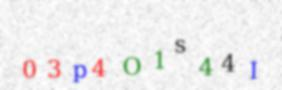
#> input picture train_data/03p4O1s44I.jpg, 282 x 90 px, found by its file name; its folder holds only this picture in this run
$ python 2_captchas-save.py
#> lines starting #> are read from the running program, lines starting #| are printed output that depends on the picture; after the words box and inside, x2 and y2 are one past the last pixel; in counts of white or black regions, pixels touching at a corner belong together; long printed decimals are rounded
import cv2
import os
import matplotlib.pyplot as plt
import numpy as np
import random

fileskeep = []
alli = list(os.listdir('train_data\\'))
for q in range(0, 1000):
    # tot_size = len(alli)
    # num = random.randint(0, tot_size)
    # print(num)
    file = alli[q]
    solution = file.split('.')[0]
    hi = cv2.imread('train_data\\' + file)
#> hi is the input picture: shape (90, 282, 3); mean B, G, R 237.2, 237, 238.1
    # convert to RGB

    # plt.imshow(hi, cmap="gray")
    # plt.show()

    # convert to RGB
    image = cv2.cvtColor(hi, cv2.COLOR_BGR2RGB)
    # convert to grayscale
    gray = cv2.cvtColor(image, cv2.COLOR_RGB2GRAY)
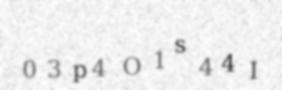
#> gray: shape (90, 282); min 84, max 255, mean 237.3

    # create a binary thresholded image
    _, binary = cv2.threshold(gray, 225, 255, cv2.THRESH_BINARY_INV)
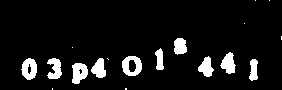
#> binary: shape (90, 282); 8.1% white; 18 white regions (8 under 20 px)
    # show it
    # plt.imshow(binary, cmap="gray")
    # plt.show()

    # find the contours from the thresholded image
    contours, hierarchy = cv2.findContours(binary, cv2.RETR_TREE, cv2.CHAIN_APPROX_SIMPLE)
#> contours = 21 contours, 9 with area under 20; largest, box (x1, y1, x2, y2) and area: (122, 56, 142, 76) 302, (21, 58, 37, 80) 240, (72, 63, 88, 84) 228, (220, 52, 236, 74) 189, (47, 58, 62, 79) 175
    # draw all contours
    image = cv2.drawContours(image, contours, -1, (0, 255, 0), 2)
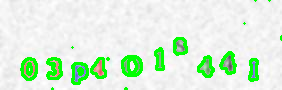
#> image: shape (90, 282, 3); mean R, G, B 219.1, 240.8, 218.7

    # show the image with the drawn contours
    # plt.imshow(image)
    # plt.show()

    x = {}
    for m in range(len(contours)):
        mini = 1000
        for k in range(len(contours[m])):
            first = contours[m][k][0][0]
            if first < mini:
                mini = first
        mini1 = mini
        # print(mini1)

        mini = 1000
        for k in range(len(contours[m])):
            first = contours[m][k][0][1]
            if first < mini:
                mini = first
        mini2 = mini
        # print(mini2)

        maxi = 0
        for k in range(len(contours[m])):
            first = contours[m][k][0][1]
            if first > maxi:
                maxi = first
        maxi2 = maxi
        # print(maxi2)

        maxi = 0
        for k in range(len(contours[m])):
            first = contours[m][k][0][0]
            if first > maxi:
                maxi = first
        maxi1 = maxi
        # print(maxi1)
        x[m] = maxi2 - mini2
#> this loop made 21 passes
#> (mini1, mini2, maxi2, maxi1) on passes 1 to 8: (125, 88, 89, 126), (52, 88, 89, 52), (72, 63, 83, 87), (78, 68, 74, 82), (249, 59, 80, 257), (107, 58, 59, 108), (91, 58, 77, 105), (47, 58, 78, 61)
#> after the loop, x = 21 items

    biggie = sorted(x, key=x.get)
#> biggie = [15, 18, 19, 20, 0, 1, 5, 17, 3, 9, 12, 16, 6, 11, 2, 7, 10, 4, 8, 13, 14]

    s = {}


    def plotting(num):
#> called with num = -1
        m = biggie[num]
#> m = 14
        mini = 1000
        for k in range(len(contours[m])):
            first = contours[m][k][0][0]
            if first < mini:
                mini = first
#> this loop made 17 passes
#> (first, mini) on passes 1 to 4: (160, 160), (158, 158), (157, 157), (155, 155)
#> after the loop, mini = 155
        mini1 = mini
#> mini1 = 155
        # print(mini1)

        mini = 1000
        for k in range(len(contours[m])):
            first = contours[m][k][0][1]
            if first < mini:
                mini = first
#> this loop made 17 passes
#> (first, mini) on pass 1: (48, 48)
#> after the loop, mini = 48
        mini2 = mini
#> mini2 = 48
        # print(mini2)

        maxi = 0
        for k in range(len(contours[m])):
            first = contours[m][k][0][1]
            if first > maxi:
                maxi = first
#> this loop made 17 passes
#> (first, maxi) on passes 1, 2, 4, 5, 6, 7, 8, 9: (48, 48), (50, 50), (52, 52), (54, 54), (56, 56), (65, 65), (66, 66), (68, 68)
#> after the loop, maxi = 69
        maxi2 = maxi
#> maxi2 = 69
        # print(maxi2)

        maxi = 0
        for k in range(len(contours[m])):
            first = contours[m][k][0][0]
            if first > maxi:
                maxi = first
#> this loop made 17 passes
#> (first, maxi) on passes 1, 11, 12: (160, 160), (162, 162), (163, 163)
#> after the loop, maxi = 163
        maxi1 = maxi
#> maxi1 = 163
        # print(maxi1)
        ret = [mini2, maxi2, mini1, maxi1]
#> ret = [48, 69, 155, 163]
        s[num] = mini1
        return ret


    # fig, axs = plt.subplots(2, 5)
    wow = plotting(-1)
#> wow = [48, 69, 155, 163]
    # axs[0, 0].imshow(binary[wow[0]-2:wow[1]+2, wow[2]-2:wow[3]+2], cmap = 'gray')
    # axs[0,0].axis('off')
    wow = plotting(-2)
#> the loop in plotting (call 2), `for k in range(len(contours[m])):` made 33 passes
#> (first, mini) on passes 1, 2, 3, 5, 7, 9, 11: (229, 229), (227, 227), (226, 226), (224, 224), (222, 222), (221, 221), (220, 220)
#> the loop in plotting (call 2), `for k in range(len(contours[m])):` made 33 passes
#> the loop in plotting (call 2), `for k in range(len(contours[m])):` made 33 passes
#> (first, maxi) on passes 1, 2, 4, 5, 6, 7, 8, 9: (52, 52), (54, 54), (55, 55), (57, 57), (58, 58), (60, 60), (62, 62), (63, 63)
#> the loop in plotting (call 2), `for k in range(len(contours[m])):` made 33 passes
#> (first, maxi) on passes 1, 20, 21, 22, 24: (229, 229), (230, 230), (231, 231), (234, 234), (235, 235)
#> wow = [52, 73, 220, 235]
    # axs[0, 1].imshow(binary[wow[0]-2:wow[1]+2, wow[2]-2:wow[3]+2], cmap = 'gray')
    # axs[0,1].axis('off')
    wow = plotting(-3)
#> wow = [58, 79, 21, 36]
    # axs[0,2].imshow(binary[wow[0]-2:wow[1]+2, wow[2]-2:wow[3]+2], cmap = 'gray')
    # axs[0,2].axis('off')
    wow = plotting(-4)
    # axs[0,3].imshow(binary[wow[0]-2:wow[1]+2, wow[2]-2:wow[3]+2], cmap = 'gray')
    # axs[0,3].axis('off')
    wow = plotting(-5)
    # axs[0,4].imshow(binary[wow[0]-2:wow[1]+2, wow[2]-2:wow[3]+2], cmap = 'gray')
    # axs[0,4].axis('off')
    wow = plotting(-6)
    # axs[1,0].imshow(binary[wow[0]-2:wow[1]+2, wow[2]-2:wow[3]+2], cmap = 'gray')
    # axs[1,0].axis('off')
    wow = plotting(-7)
    # axs[1,1].imshow(binary[wow[0]-2:wow[1]+2, wow[2]-2:wow[3]+2], cmap = 'gray')
    # axs[1,1].axis('off')
    wow = plotting(-8)
    # axs[1,2].imshow(binary[wow[0]-2:wow[1]+2, wow[2]-2:wow[3]+2], cmap = 'gray')
    # axs[1,2].axis('off')
    wow = plotting(-9)
    # axs[1,3].imshow(binary[wow[0]-2:wow[1]+2, wow[2]-2:wow[3]+2], cmap = 'gray')
    # axs[1,3].axis('off')
    wow = plotting(-10)
    # axs[1,4].imshow(binary[wow[0]-2:wow[1]+2, wow[2]-2:wow[3]+2], cmap = 'gray')
    # axs[1,4].axis('off')
    wow = plotting(-11)

    siggie = sorted(s, key=s.get)


    def checkforerror(wow):
        white = cv2.countNonZero(binary[wow[0] - 2:wow[1] + 2, wow[2] - 2:wow[3] + 2])
        total = (binary[wow[0] - 2:wow[1] + 2, wow[2] - 2:wow[3] + 2]).shape[0] * \
                (binary[wow[0] - 2:wow[1] + 2, wow[2] - 2:wow[3] + 2]).shape[1]
        div = white / total
        if div > 0.63:
            if (wow[1] - wow[0]) - (wow[3] - wow[2]) > -5:
                return True
        elif div < 0.29:
            return True

        else:
            return False


    def checkforerrorout(wow):
        white = cv2.countNonZero(binary[wow[0] - 2:wow[1] + 2, wow[2] - 2:wow[3] + 2])
        total = (binary[wow[0] - 2:wow[1] + 2, wow[2] - 2:wow[3] + 2]).shape[0] * \
                (binary[wow[0] - 2:wow[1] + 2, wow[2] - 2:wow[3] + 2]).shape[1]
        div = white / total
        return div


    def checkfordoubles(wow):
        if (wow[1] - wow[0]) - (wow[3] - wow[2]) < -4:
            if checkforerrorout(wow) < 0.56: return True
        elif (wow[1] - wow[0]) - (wow[3] - wow[2]) < 1:
            if checkforerrorout(wow) < 0.40: return True
        else:
            return False


    pos = 0
    a = 0
    im = 0
    desired = 10
    fig, axs = plt.subplots(2, 5)
    first = False
    while a < desired:
        try:
            print('a = ', a, 'desired = ', desired)

            n1 = pos // 5
            n2 = pos % 5
            print('using position', n1, n2)
            wow = plotting(siggie[im])
            print('trying to plot ', im, 'checking for errors...')
            err = checkforerror(wow)
            errs = checkfordoubles(wow)
            print('% = ', checkforerrorout(wow))
#| % =  0.5179
            if err:
                print('Error 1 at', a)
                # plt.imshow(binary[wow[0]-2:wow[1] + 2, wow[2]-2:wow[2] + half +7], cmap = 'gray')
                # inp = str(input('Skip this image? '))
                im += 1
                print('im bumped to', im)
                wow = plotting(siggie[im])
                print('trying to plot ', im, 'checking for errors...')
                err = checkforerror(wow)
                errs = checkfordoubles(wow)
                print('% = ', checkforerrorout(wow))
                if errs:

                    print('Error 2 at bumped image')
                    if first == False:
                        half = abs(wow[0] - wow[1]) // 2
                        axs[n1, n2].imshow(binary[wow[0] - 2:wow[1] + 2, wow[2] - 2:wow[2] + half + 7], cmap='gray')
                        xx = checkforerrorout(wow)
                        axs[n1, n2].set_title(solution[pos] + ' ' + str(int(xx * 100)))
                        axs[n1, n2].axis('off')
                        im -= 1
                        first = True
                    else:
                        half = abs(wow[0] - wow[1]) // 2
                        axs[n1, n2].imshow(binary[wow[0] - 2:wow[1] + 2, wow[2] + half + 7:wow[3] + 2], cmap='gray')
                        xx = checkforerrorout(wow)
                        axs[n1, n2].set_title(solution[pos] + ' ' + str(int(xx * 100)))
                        axs[n1, n2].axis('off')
                        first = False


                else:
                    print('No errors in bumped image')
                    axs[n1, n2].imshow(binary[wow[0] - 2:wow[1] + 2, wow[2] - 2:wow[3] + 2], cmap='gray')
                    # xx = checkforerrorout(wow)
                    axs[n1, n2].set_title(solution[pos] + ' ' + str(int(xx * 100)))
                    axs[n1, n2].axis('off')
            elif errs:
                print('Error 2 at', a)
                if first == False:
                    half = abs(wow[0] - wow[1]) // 2
                    axs[n1, n2].imshow(binary[wow[0] - 2:wow[1] + 2, wow[2] - 2:wow[2] + half + 8], cmap='gray')
                    xx = checkforerrorout(wow)
                    axs[n1, n2].set_title(solution[pos] + ' ' + str(int(xx * 100)))
                    axs[n1, n2].axis('off')
                    im -= 1
                    first = True
                else:
                    axs[n1, n2].imshow(binary[wow[0] - 2:wow[1] + 2, wow[2] + half + 8:wow[3] + 2], cmap='gray')
                    xx = checkforerrorout(wow)
                    axs[n1, n2].set_title(solution[pos] + ' ' + str(int(xx * 100)))
                    axs[n1, n2].axis('off')
                    first = False

            else:
                print('No errors found!')
                axs[n1, n2].imshow(binary[wow[0] - 2:wow[1] + 2, wow[2] - 2:wow[3] + 2], cmap='gray')
                xx = checkforerrorout(wow)
                axs[n1, n2].set_title(solution[pos] + ' ' + str(int(xx * 100)))
                axs[n1, n2].axis('off')
                print('DONE PLOTTING - im', im)

            a += 1
            pos += 1
            im += 1
        except:
            print('fail case')
            a += 1
            continue
    plt.show()
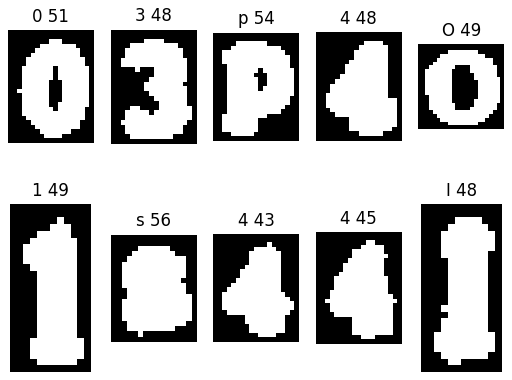
#> figure drawn by matplotlib, 10 panels
    print('file name', file, 'q', q)
#> (the run stopped early here; a loop or call above may not have finished)

$ run again, on train_data/1g223Z35fr.jpg
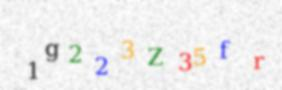
#> input picture train_data/1g223Z35fr.jpg, 282 x 90 px, found by its file name
#> hi is the input picture: shape (90, 282, 3); mean B, G, R 237.6, 238, 238.6
#> `_, binary = cv2.threshold(gray, 225, 255, cv2.THRESH_BINARY_INV)`:
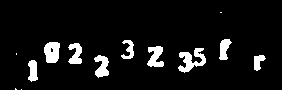
#> binary: shape (90, 282); 7.3% white; 13 white regions (4 under 20 px)
#> contours = 14 contours, 5 with area under 20; largest, box (x1, y1, x2, y2) and area: (178, 48, 206, 73) 276, (44, 42, 60, 63) 251, (147, 46, 164, 67) 197, (94, 55, 109, 78) 188, (68, 43, 82, 64) 163
#> `image = cv2.drawContours(image, contours, -1, (0, 255, 0), 2)`:
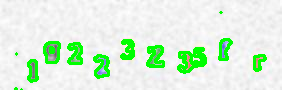
#> image: shape (90, 282, 3); mean R, G, B 218.9, 241.6, 218.8
#> the loop `for m in range(len(contours)):` made 14 passes
#> (mini1, mini2, maxi2, maxi1) on passes 1 to 8: (21, 89, 89, 21), (15, 88, 89, 16), (28, 60, 81, 37), (254, 55, 70, 265), (94, 55, 77, 108), (16, 53, 54, 16), (178, 48, 72, 205), (147, 46, 66, 163)
#> after the loop `for m in range(len(contours)):`: x = 14 items
#> biggie = [0, 13, 1, 5, 10, 3, 11, 7, 8, 9, 12, 2, 4, 6]
#> m = 6
#> the loop in plotting, `for k in range(len(contours[m])):` made 70 passes
#> (first, mini) on passes 1, 3, 13, 14, 15, 17, 20, 21: (195, 195), (194, 194), (193, 193), (192, 192), (191, 191), (190, 190), (188, 188), (180, 180)
#> after the loop in plotting, `for k in range(len(contours[m])):`: mini = 178
#> the loop in plotting, `for k in range(len(contours[m])):` made 70 passes
#> (first, mini) on pass 1: (48, 48)
#> after the loop in plotting, `for k in range(len(contours[m])):`: mini = 48
#> the loop in plotting, `for k in range(len(contours[m])):` made 70 passes
#> (first, maxi) on passes 1, 2, 3, 4, 5, 7, 8, 9: (48, 48), (49, 49), (50, 50), (55, 55), (56, 56), (59, 59), (60, 60), (63, 63)
#> after the loop in plotting, `for k in range(len(contours[m])):`: maxi = 72
#> the loop in plotting, `for k in range(len(contours[m])):` made 70 passes
#> (first, maxi) on passes 1, 6, 7, 55: (195, 195), (199, 199), (202, 202), (205, 205)
#> after the loop in plotting, `for k in range(len(contours[m])):`: maxi = 205
#> ret = [48, 72, 178, 205]
#> the loop in plotting (call 2), `for k in range(len(contours[m])):` made 36 passes
#> (first, mini) on passes 1 to 4: (98, 98), (96, 96), (95, 95), (94, 94)
#> the loop in plotting (call 2), `for k in range(len(contours[m])):` made 36 passes
#> the loop in plotting (call 2), `for k in range(len(contours[m])):` made 36 passes
#> (first, maxi) on passes 1, 2, 4, 5, 6, 7, 12, 13: (55, 55), (57, 57), (58, 58), (59, 59), (60, 60), (61, 61), (63, 63), (64, 64)
#> the loop in plotting (call 2), `for k in range(len(contours[m])):` made 36 passes
#> (first, maxi) on passes 1, 9, 10, 11, 20, 21, 22: (98, 98), (99, 99), (101, 101), (102, 102), (103, 103), (107, 107), (108, 108)
#> `wow = plotting(-2)`: wow = [55, 77, 94, 108]
#> `wow = plotting(-3)`: wow = [60, 81, 28, 37]
#| % =  0.1
#| % =  0.4985

$ run again, on train_data/1qEFBf3aI5.jpg
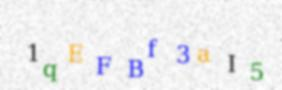
#> input picture train_data/1qEFBf3aI5.jpg, 282 x 90 px, found by its file name
#> hi is the input picture: shape (90, 282, 3); mean B, G, R 238.6, 237.6, 237.4
#> `_, binary = cv2.threshold(gray, 225, 255, cv2.THRESH_BINARY_INV)`:
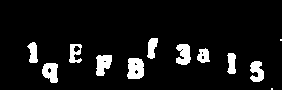
#> binary: shape (90, 282); 7.9% white; 12 white regions (2 under 20 px)
#> contours = 21 contours, 10 with area under 20; largest, box (x1, y1, x2, y2) and area: (127, 58, 144, 79) 282, (42, 63, 58, 83) 219, (96, 55, 112, 76) 218, (176, 44, 191, 65) 202, (250, 61, 264, 82) 175
#> `image = cv2.drawContours(image, contours, -1, (0, 255, 0), 2)`:
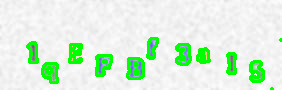
#> image: shape (90, 282, 3); mean R, G, B 218.2, 241.3, 219.1
#> the loop `for m in range(len(contours)):` made 21 passes
#> (mini1, mini2, maxi2, maxi1) on passes 1 to 8: (271, 88, 89, 272), (42, 63, 82, 57), (47, 67, 73, 51), (250, 61, 81, 263), (127, 58, 78, 143), (134, 69, 74, 138), (134, 62, 65, 137), (96, 55, 75, 111)
#> after the loop `for m in range(len(contours)):`: x = 21 items
#> biggie = [0, 19, 8, 14, 15, 6, 12, 11, 5, 2, 17, 10, 16, 1, 3, 4, 7, 9, 13, 18, 20]
#> m = 20
#> the loop in plotting, `for k in range(len(contours[m])):` made 23 passes
#> (first, mini) on passes 1, 2, 4, 6: (151, 151), (149, 149), (148, 148), (147, 147)
#> after the loop in plotting, `for k in range(len(contours[m])):`: mini = 147
#> the loop in plotting, `for k in range(len(contours[m])):` made 23 passes
#> (first, mini) on pass 1: (38, 38)
#> after the loop in plotting, `for k in range(len(contours[m])):`: mini = 38
#> the loop in plotting, `for k in range(len(contours[m])):` made 23 passes
#> (first, maxi) on passes 1 to 8: (38, 38), (40, 40), (41, 41), (42, 42), (54, 54), (55, 55), (56, 56), (57, 57)
#> after the loop in plotting, `for k in range(len(contours[m])):`: maxi = 58
#> the loop in plotting, `for k in range(len(contours[m])):` made 23 passes
#> first on passes 1 to 8: 151, 149, 149, 148, 148, 147, 147, 148
#> after the loop in plotting, `for k in range(len(contours[m])):`: maxi = 157
#> ret = [38, 58, 147, 157]
#> the loop in plotting (call 2), `for k in range(len(contours[m])):` made 21 passes
#> (first, mini) on passes 1 to 4: (32, 32), (31, 31), (30, 30), (27, 27)
#> the loop in plotting (call 2), `for k in range(len(contours[m])):` made 21 passes
#> the loop in plotting (call 2), `for k in range(len(contours[m])):` made 21 passes
#> (first, maxi) on passes 1, 2, 4, 5, 6, 7, 8, 9: (42, 42), (43, 43), (46, 46), (49, 49), (52, 52), (53, 53), (54, 54), (55, 55)
#> the loop in plotting (call 2), `for k in range(len(contours[m])):` made 21 passes
#> (first, maxi) on passes 1, 14, 15: (32, 32), (36, 36), (37, 37)
#> `wow = plotting(-2)`: wow = [42, 62, 27, 37]
#> `wow = plotting(-3)`: wow = [44, 64, 176, 190]
#> `wow = plotting(-4)`: wow = [53, 73, 227, 235]
#| % =  0.4583

$ run again, on train_data/1xY8tEtC99.jpg
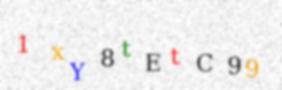
#> input picture train_data/1xY8tEtC99.jpg, 282 x 90 px, found by its file name
#> hi is the input picture: shape (90, 282, 3); mean B, G, R 237, 237.4, 238.5
#> `_, binary = cv2.threshold(gray, 225, 255, cv2.THRESH_BINARY_INV)`:
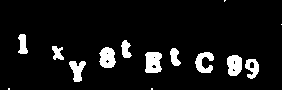
#> binary: shape (90, 282); 7.8% white; 14 white regions (4 under 20 px)
#> contours = 21 contours, 10 with area under 20; largest, box (x1, y1, x2, y2) and area: (145, 52, 162, 73) 278, (99, 47, 116, 68) 248, (227, 55, 242, 76) 239, (195, 52, 214, 73) 197, (69, 61, 86, 82) 176
#> `image = cv2.drawContours(image, contours, -1, (0, 255, 0), 2)`:
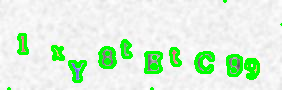
#> image: shape (90, 282, 3); mean R, G, B 218.7, 241.4, 218.4
#> the loop `for m in range(len(contours)):` made 21 passes
#> (mini1, mini2, maxi2, maxi1) on passes 1 to 8: (151, 88, 89, 152), (8, 88, 89, 9), (69, 61, 81, 85), (245, 59, 78, 258), (249, 61, 68, 254), (227, 55, 75, 241), (232, 68, 71, 235), (233, 60, 64, 235)
#> after the loop `for m in range(len(contours)):`: x = 21 items
#> biggie = [19, 0, 1, 20, 11, 15, 6, 7, 10, 14, 4, 16, 12, 17, 3, 18, 2, 5, 8, 9, 13]
#> m = 13
#> the loop in plotting, `for k in range(len(contours[m])):` made 37 passes
#> (first, mini) on passes 1, 2, 3, 4, 6: (105, 105), (104, 104), (103, 103), (101, 101), (99, 99)
#> after the loop in plotting, `for k in range(len(contours[m])):`: mini = 99
#> the loop in plotting, `for k in range(len(contours[m])):` made 37 passes
#> (first, mini) on pass 1: (47, 47)
#> after the loop in plotting, `for k in range(len(contours[m])):`: mini = 47
#> the loop in plotting, `for k in range(len(contours[m])):` made 37 passes
#> (first, maxi) on passes 1, 2, 4, 5, 6, 7, 8, 9: (47, 47), (48, 48), (50, 50), (51, 51), (53, 53), (54, 54), (55, 55), (56, 56)
#> after the loop in plotting, `for k in range(len(contours[m])):`: maxi = 67
#> the loop in plotting, `for k in range(len(contours[m])):` made 37 passes
#> (first, maxi) on passes 1, 19, 20, 21, 23, 25: (105, 105), (111, 111), (112, 112), (113, 113), (114, 114), (115, 115)
#> after the loop in plotting, `for k in range(len(contours[m])):`: maxi = 115
#> ret = [47, 67, 99, 115]
#> the loop in plotting (call 2), `for k in range(len(contours[m])):` made 24 passes
#> (first, mini) on passes 1 to 2: (147, 147), (145, 145)
#> the loop in plotting (call 2), `for k in range(len(contours[m])):` made 24 passes
#> (first, mini) on pass 1: (52, 52)
#> the loop in plotting (call 2), `for k in range(len(contours[m])):` made 24 passes
#> (first, maxi) on passes 1 to 8: (52, 52), (54, 54), (55, 55), (56, 56), (68, 68), (69, 69), (71, 71), (72, 72)
#> the loop in plotting (call 2), `for k in range(len(contours[m])):` made 24 passes
#> (first, maxi) on passes 1, 9, 10, 11, 13: (147, 147), (157, 157), (158, 158), (160, 160), (161, 161)
#> `wow = plotting(-2)`: wow = [52, 72, 145, 161]
#> `wow = plotting(-3)`: wow = [52, 72, 195, 213]
#| % =  0.4682
